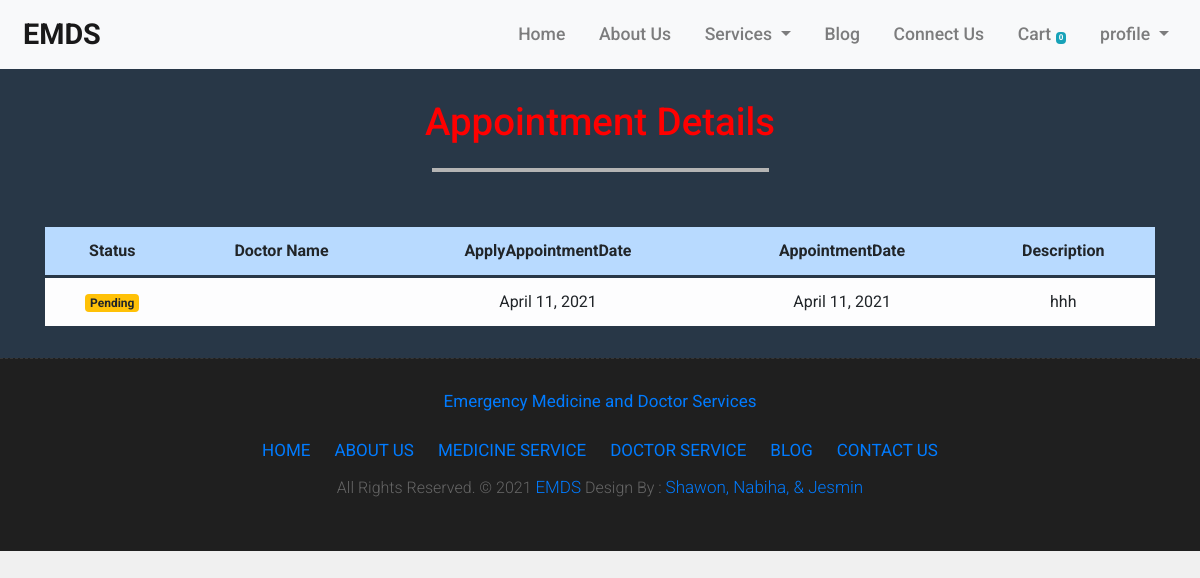
The app's page /appointmentDetails/ (signed in) with its own data.
### user/models.py (models this page shows, shortened)
class Appointment(models.Model):
    user = models.ForeignKey(User, null=True, on_delete=models.CASCADE)
    doctor = models.ForeignKey(Doctor, null=True, on_delete=models.CASCADE)
    patientName=models.CharField(max_length=40,null=True)
    phone = models.CharField(max_length=14, default="")
    address = models.TextField(default='')
    applyAppointmentDate = models.DateField(default=datetime.datetime.today)
    appointmentDate = models.DateField(auto_now=True)
    description=models.TextField(max_length=500,default='')
    status=models.BooleanField(default=False)
    @staticmethod
    def getUserByID(userId):
        return Appointment.objects.filter(user=userId)

### user/views.py (the view)
# urls.py: path('appointmentDetails/',user_views.appointmentPage,name='appointmentDetails'),
def appointmentPage(request):
    user = get_user(request)
    appointment = Appointment.getUserByID(user.id)
    print(user, appointment)
    return render(request, 'appointment.html', {'appointment': appointment})

### template/appointment.html (shortened to what this page needs)
{% extends 'base.html' %}
{% block content %}
    <div class="container">
        <div class="row text-center cartheader">
            <div class="col-12">
                <h2 class="color">Appointment Details</h2>
            </div>
        </div>
        <hr class="carthr">
        <table class="table table-borderless rounded-0 table-light text-center">
            <thead>
                <tr class="table-primary">
                    <th scope="col">Status</th>
                    <th scope="col">Doctor Name</th>
                    <th scope="col">ApplyAppointmentDate</th>
                    <th scope="col">AppointmentDate</th>
                    <th scope="col">Description</th>
                </tr>
            </thead>
            <tbody>
                {% for ap in appointment  %}
                    <tr style="border-top: 3px solid #283747">
                        {% if ap.status %}
                            <th><small class="badge badge-success">Completed</small></th>
                        {% else %}
                            <th><small class="badge badge-warning">Pending</small></th>
                        {% endif %}
                        <td>{{ap.doctor.doctor_name}}</td>
                        <td>{{ap.applyAppointmentDate}}</td>
                        <td>{{ap.appointmentDate}}</td>
                        <td>{{ap.description}}</td>
                    </tr>
                {% endfor %}
            </tbody>
        </table>
    </div>
{% endblock %}

### template/base.html (style rules this page uses)
hr { border: 2px solid #b4b4b4; width: 30%; margin-top: 2.2rem; margin-bottom: 2.8rem; }
html, body { margin: 0; padding: 0; font-family: 'Roboto', sans-serif; color: #222; background: #f0f0f0; }
.color { color: red; }

### template/appointment.html (style rules this page uses)
body { background: #283747; }
.cartheader { margin-top: 30px; }
.cartheader h2 { font-size: 2.4rem; }
.carthr { margin-top: 15px; margin-bottom: 55px; }

### records on screen
Appointment: status "Pending", applyAppointmentDate "April 11, 2021", appointmentDate "April 11, 2021", description "hhh"

### other values on screen
{{ request.session.cart_add.keys|length }} "0"
